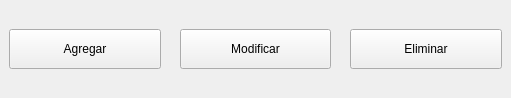
                <widget class="QWidget" name="layoutWidget_2">
                 <property name="geometry">
                  <rect>
                   <x>300</x>
                   <y>10</y>
                   <width>511</width>
                   <height>98</height>
                  </rect>
                 </property>
                 <layout class="QHBoxLayout" name="horizontalLayout_19">
                  <property name="spacing">
                   <number>19</number>
                  </property>
                  <property name="leftMargin">
                   <number>9</number>
                  </property>
                  <property name="topMargin">
                   <number>9</number>
                  </property>
                  <property name="rightMargin">
                   <number>9</number>
                  </property>
                  <property name="bottomMargin">
                   <number>9</number>
                  </property>
                  <item>
                   <widget class="QPushButton" name="Boton_AgregarLocal">
                    <property name="minimumSize">
                     <size>
                      <width>80</width>
                      <height>40</height>
                     </size>
                    </property>
                    <property name="text">
                     <string>Agregar</string>
                    </property>
                   </widget>
                  </item>
                  <item>
                   <widget class="QPushButton" name="Boton_ModificarLocal">
                    <property name="minimumSize">
                     <size>
                      <width>80</width>
                      <height>40</height>
                     </size>
                    </property>
                    <property name="text">
                     <string>Modificar</string>
                    </property>
                   </widget>
                  </item>
                  <item>
                   <widget class="QPushButton" name="Boton_EliminarLocal_2">
                    <property name="minimumSize">
                     <size>
                      <width>80</width>
                      <height>40</height>
                     </size>
                    </property>
                    <property name="maximumSize">
                     <size>
                      <width>300</width>
                      <height>16777215</height>
                     </size>
                    </property>
                    <property name="text">
                     <string>Eliminar</string>
                    </property>
                   </widget>
                  </item>
                 </layout>
                </widget>
